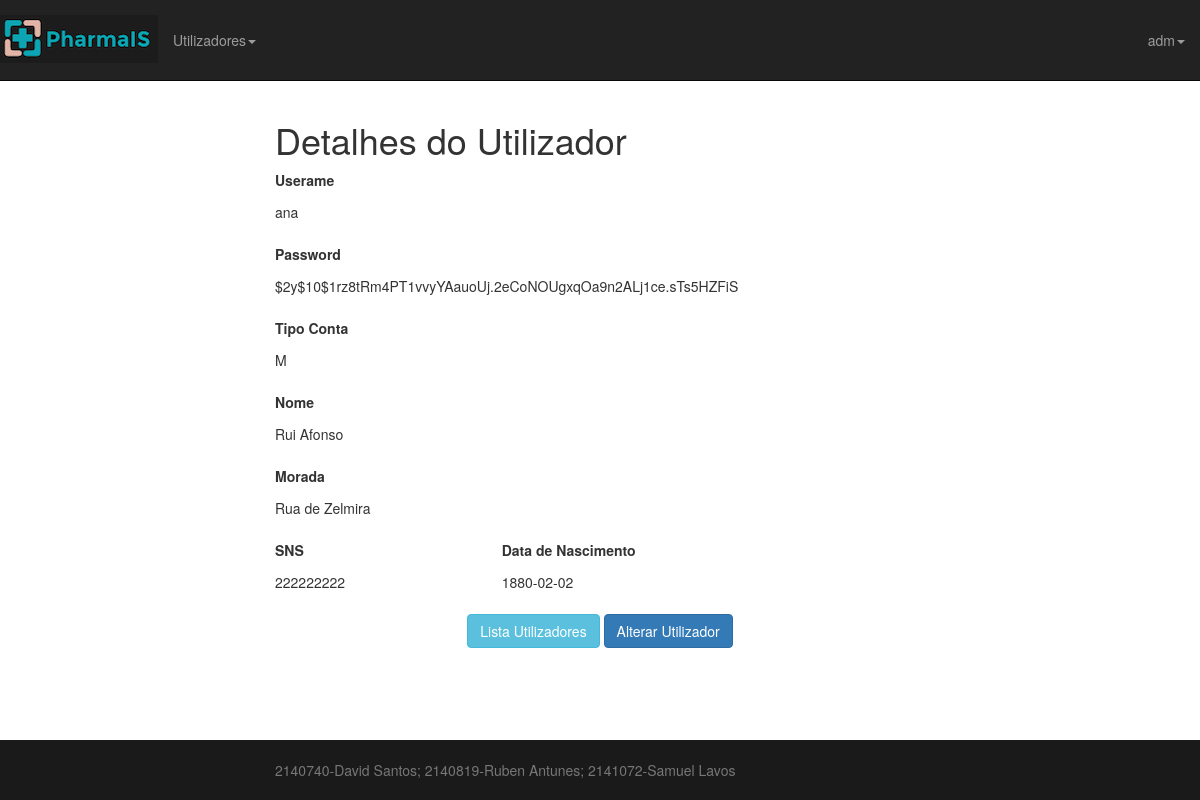
Before: /Site/utilizador_show.php?id=2 (signed in) with the older database file.
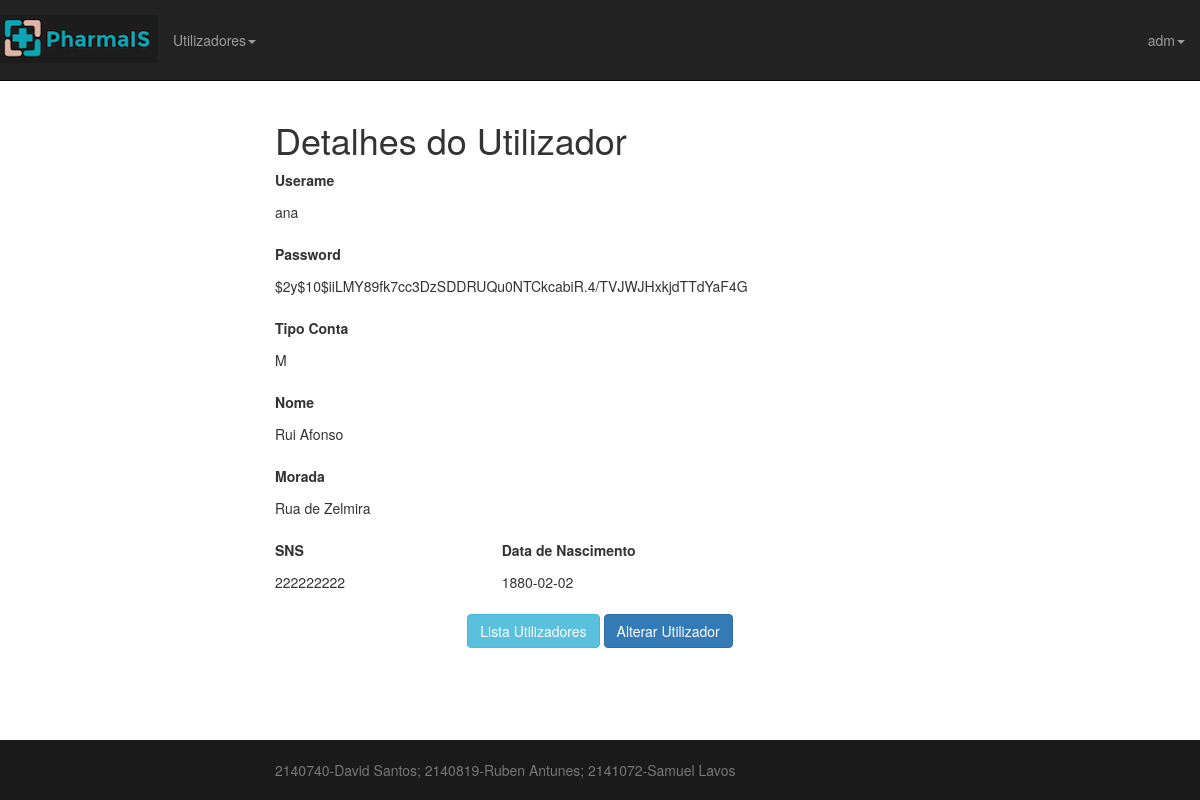
After: the same page with the newer database file.
### tables this page shows
CREATE TABLE IF NOT EXISTS `users` (
  `id` int(10) unsigned NOT NULL AUTO_INCREMENT,
  `name` varchar(255) NOT NULL,
  `password` varchar(255) NOT NULL,
  `type` varchar(1) NOT NULL,
  `active` varchar(1) NOT NULL DEFAULT '1',
  `nome` varchar(100) NOT NULL,
  `morada` varchar(150) NOT NULL,
  `sns` varchar(9) NOT NULL,
  `dataNascimento` varchar(10) NOT NULL,
  `remember_token` varchar(100) DEFAULT NULL,
  `created_at` timestamp NULL DEFAULT NULL,
  `updated_at` timestamp NULL DEFAULT NULL,
  PRIMARY KEY (`id`),
  UNIQUE KEY `sns` (`sns`)
);

### Site/inc/db.php (called while the page is built, shortened)
<?php
function db(){
	$maquina = "localhost";
	$utilizador = "root";
	$senha="";
	$bd="dbis";
	$_ApplicationDBConnection = @new mysqli($maquina, $utilizador, $senha, $bd);
	return $_ApplicationDBConnection;
}

### Site/model/utilizadores.model.php (called while the page is built, shortened)
<?php
require_once("inc/db.php");
function obtemUtilizador($id)
{
	$query = "SELECT id,nome,morada,sns,dataNascimento,name,password,type,active".
	         " FROM users ".
	         "WHERE id=?";
	$stmt= db()->prepare($query);
	$stmt->bind_param("i",$id);
	$stmt->execute();
	$result = $stmt->get_result();
	$arrayFromDB= $result->fetch_all(MYSQL_ASSOC);
	if (count($arrayFromDB) != 1)
		return NULL;
	else
		return $arrayFromDB[0];
}

### Site/utilizador_show.php (called while the page is built, shortened)
<?php
	require_once("model/utilizadores.model.php");
	if (isset($_GET["id"])) {
		$data = obtemUtilizador($_GET["id"]);
	}
	require("view/top.template.php");
	require("view/detalheUtilizador.view.php");
	require("view/bottom.template.php");
	?>

### Site/inc/viewUtils.php (the view, shortened to what this page needs)
<?php
function echoValue($key, $data){
	if (array_key_exists($key, $data))
		echo $data[$key];
}

Changed rows visible on the page:
changed users: name "ana $2y$10$1rz8tRm4PT1vvyYAauoUj.2eCoNOUgxqOa9n2ALj1ce.sTs5HZFiS M Rui Afonso Rua de Zelmira 222222222 1880-02-02" → "ana $2y$10$iiLMY89fk7cc3DzSDDRUQu0NTCkcabiR.4/TVJWJHxkjdTTdYaF4G M Rui Afonso Rua de Zelmira 222222222 1880-02-02"
